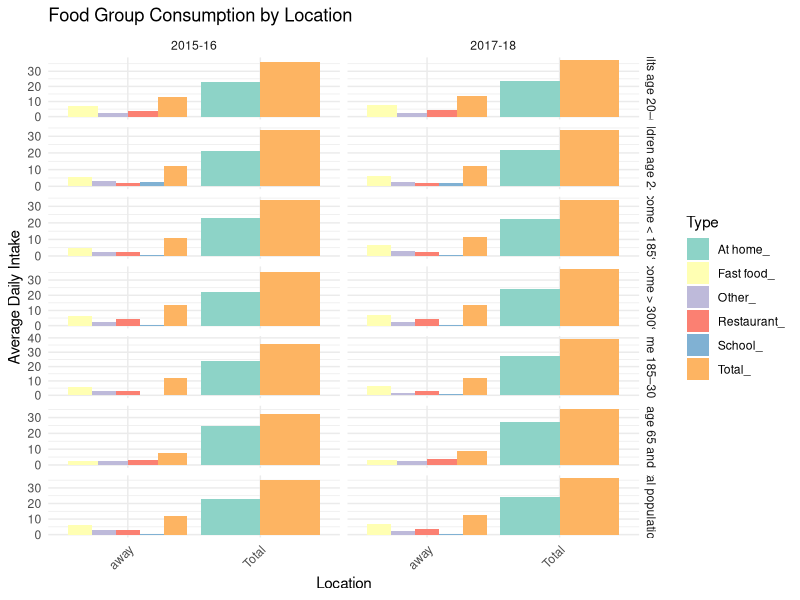
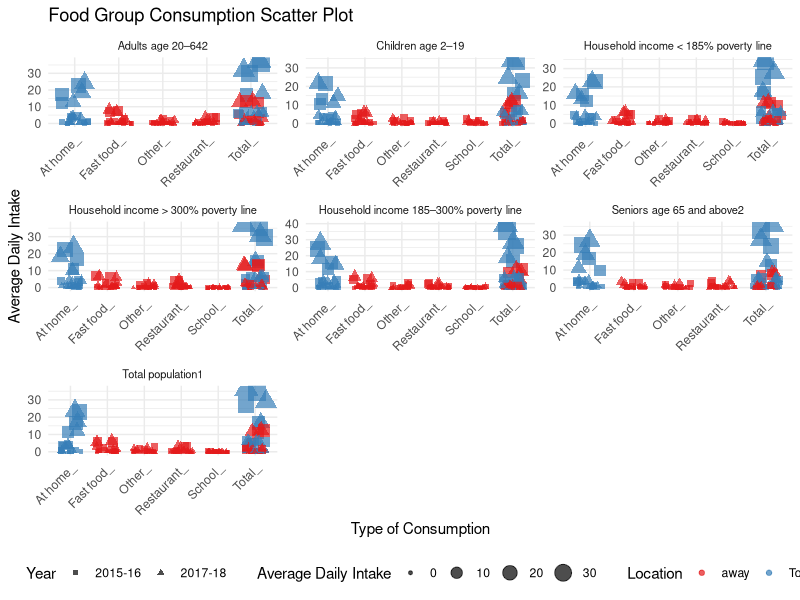
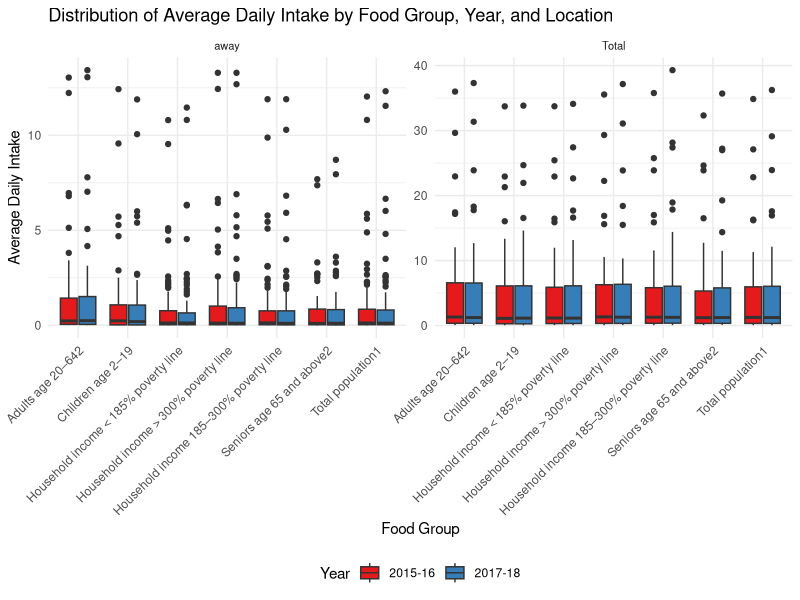
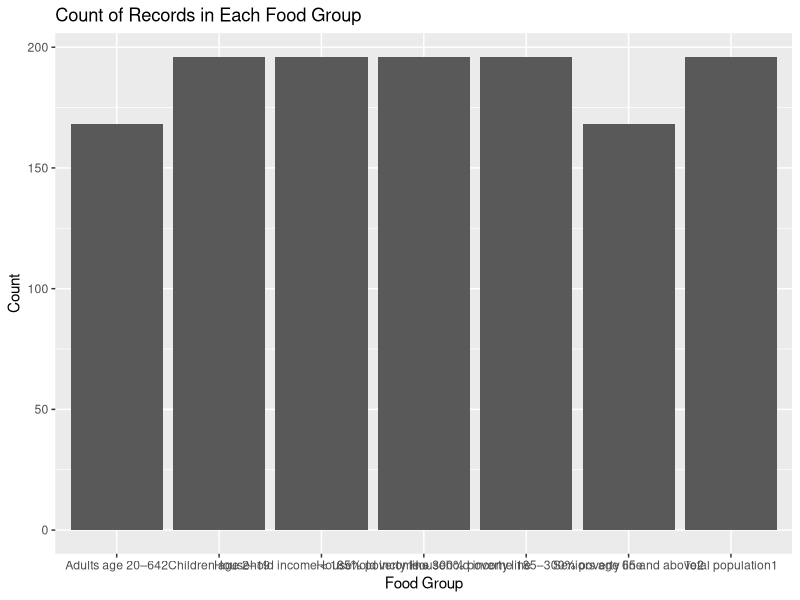
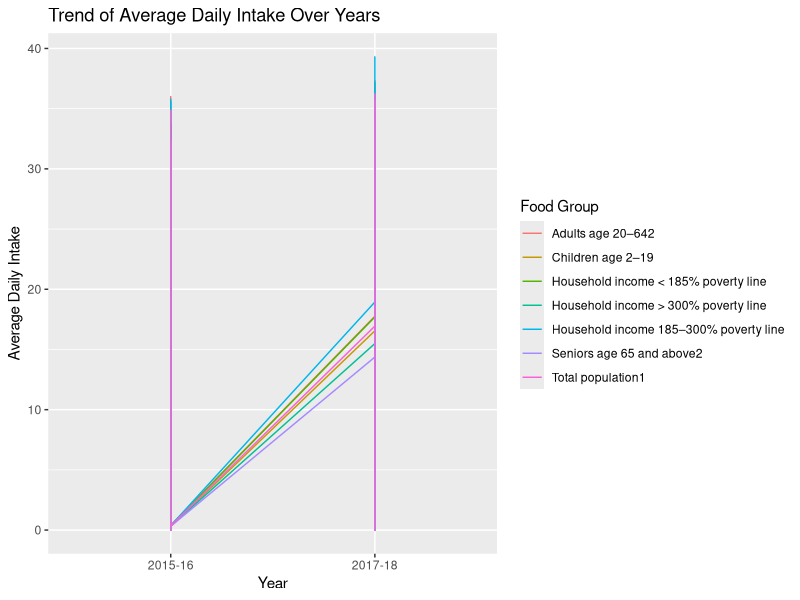
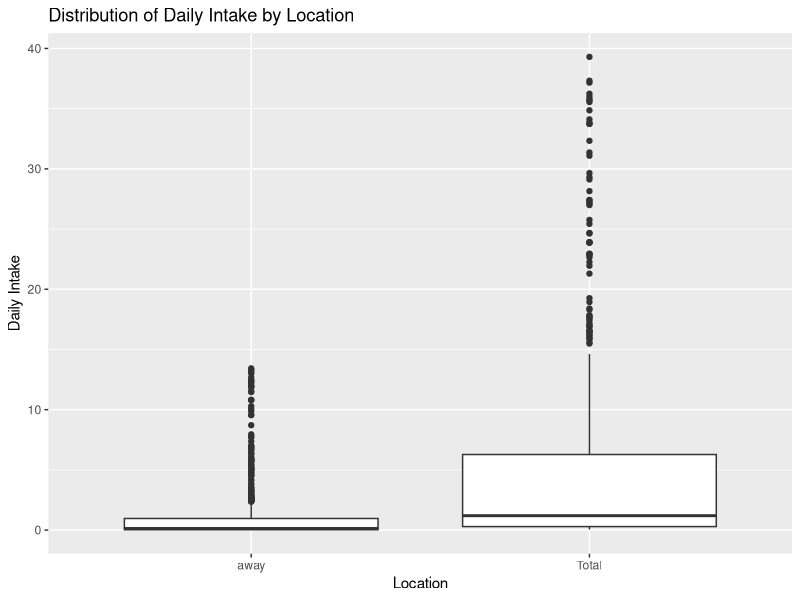
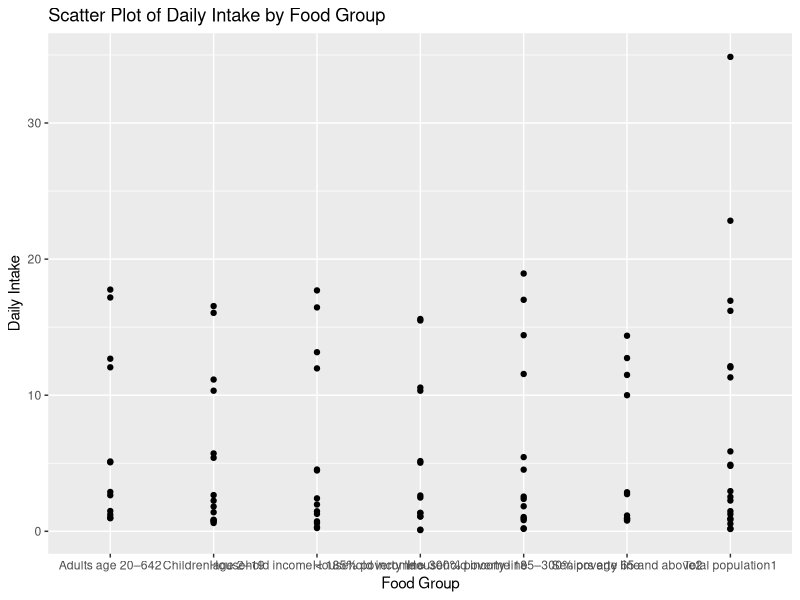
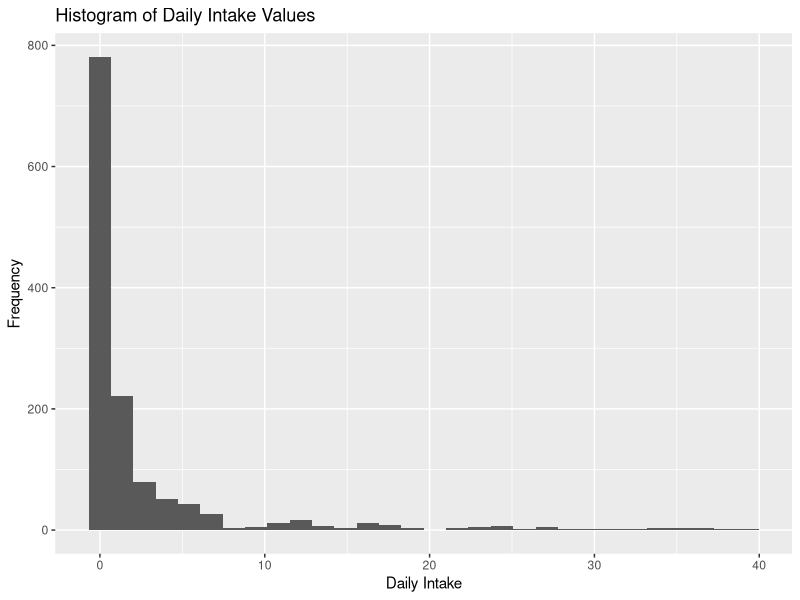

The R source for these figures, in order: (Note: this script raises an error after producing the figures.)
## ---- chunk 1
knitr::opts_chunk$set(echo = TRUE)
## ---- chunk 2
library(readxl)
library(dplyr)
library(tidyr)
library(ggplot2)
## ---- chunk 3


# Suppose your headers are at row 3
data <- read_excel("food_table1.xlsx")
colnames(data)
## ---- chunk 4
library(dplyr)
# Load the necessary library
library(dplyr)

# Assuming 'data' is already loaded and contains the columns you are referring to
# Ensure column names are properly referenced, especially if they contain spaces
data <- rename(data, 'Food Group' = 'Food Group')

# Filtering data and handling NA values
filtered_data <- data %>%
  select('Food Group', Total_15_16, Total_17_18) %>%
  filter('Food Group' %in% c("Dairy", "Fruit", "Vegetables", "Grains", "Protein Foods")) %>%
  drop_na()

# Aggregating data to calculate averages
aggregated_data <- filtered_data %>%
  group_by('Food Group') %>%
  summarise(
    Avg_Consumption_15_16 = mean(Total_15_16, na.rm = TRUE),
    Avg_Consumption_17_18 = mean(Total_17_18, na.rm = TRUE)
  )

# Calculating standard deviations
error_data <- filtered_data %>%
  group_by('Food Group') %>%
  summarise(
    SD_15_16 = sd(Total_15_16, na.rm = TRUE),
    SD_17_18 = sd(Total_17_18, na.rm = TRUE)
  )
## ---- chunk 5
# Convert columns that should be numeric but are characters because of NAs or other issues
numeric_columns <- c("Total_15_16", "At home_15_16", "Total_15_16_away", "Restaurant_15_16_away", "Fast food_15_16_away", 
                     "School_15_16_away", "Other_15_16_away", "Total_17_18", "At home_17_18", "Total_17_18_away", 
                     "Restaurant_17_18_away", "Fast food_17_18_away", "School_17_18_away", "Other_17_18_away")

data[numeric_columns] <- lapply(data[numeric_columns], function(x) as.numeric(as.character(x)))

# Replace "NA" strings with actual NA values
data[numeric_columns] <- lapply(data[numeric_columns], function(x) ifelse(x == "NA", NA, x))

# Now convert all character columns that should be numeric to numeric
data[numeric_columns] <- lapply(data[numeric_columns], as.numeric)

# Melt the data to long format
data_long <- data %>%
  pivot_longer(
    cols = -`Food Group`, 
    names_to = c("Type", "Year", "Location"),
    names_pattern = "(.*)_?(\\d{2}_\\d{2})_?(.*)",
    values_drop_na = TRUE
  ) %>%
  mutate(
    Year = ifelse(grepl("15_16", Year), "2015-16", "2017-18"),
    Location = case_when(
      Location == "" ~ "Total",
      TRUE ~ Location
    )
  )
colnames(data_long)
## ---- chunk 6
ggplot(data_long, aes(x = Location, y = value, fill = Type)) +
  geom_bar(stat = "identity", position = "dodge") +
  facet_grid(`Food Group` ~ Year, scales = "free_y") +
  theme_minimal() +
  theme(axis.text.x = element_text(angle = 45, hjust = 1)) +
  labs(
    title = "Food Group Consumption by Location",
    x = "Location",
    y = "Average Daily Intake",
    fill = "Type"
  ) +
  scale_fill_brewer(palette = "Set3")
## ---- chunk 7
library(ggplot2)
# Create a scatter plot
ggplot(data_long, aes(x = Type, y = value, color = Location, size = value, shape = Year)) +
  geom_jitter(width = 0.3, height = 0.3, alpha = 0.7) + # Jitter to prevent overplotting
  facet_wrap(~`Food Group`, scales = "free") + # Facet by 'Food Group'
  scale_color_brewer(palette = "Set1") + # Nice color palette for locations
  scale_shape_manual(values = c(15, 17)) + # Shapes for years
  theme_minimal() +
  theme(
    legend.position = "bottom",
    axis.text.x = element_text(angle = 45, hjust = 1),
    strip.text = element_text(size = 8)
  ) +
  labs(
    title = "Food Group Consumption Scatter Plot",
    x = "Type of Consumption",
    y = "Average Daily Intake",
    color = "Location",
    shape = "Year",
    size = "Average Daily Intake"
  )

## ---- chunk 8
library(ggplot2)

# Boxplot showing distribution of average daily intake for each food group by year and location
ggplot(data_long, aes(x = `Food Group`, y = value, fill = Year)) +
  geom_boxplot() +
  facet_wrap(~Location, scales = "free") +
  theme_minimal() +
  theme(axis.text.x = element_text(angle = 45, hjust = 1),
        strip.text = element_text(size = 8),
        legend.position = "bottom") +
  labs(
    title = "Distribution of Average Daily Intake by Food Group, Year, and Location",
    x = "Food Group",
    y = "Average Daily Intake",
    fill = "Year"
  ) +
  scale_fill_brewer(palette = "Set1")

## ---- chunk 9
library(ggplot2)
library(dplyr)

# Basic Bar Plot of the counts of each Food Group
ggplot(data_long, aes(x = `Food Group`)) + 
  geom_bar() + 
  labs(title = "Count of Records in Each Food Group", x = "Food Group", y = "Count")

# Basic Line Plot for trends over years (assuming Year is continuous)
ggplot(data_long, aes(x = Year, group = `Food Group`, color = `Food Group`)) + 
  geom_line(aes(y = value)) + 
  labs(title = "Trend of Average Daily Intake Over Years", x = "Year", y = "Average Daily Intake")

# Basic Boxplot of value distribution by Location
ggplot(data_long, aes(x = Location, y = value)) + 
  geom_boxplot() + 
  labs(title = "Distribution of Daily Intake by Location", x = "Location", y = "Daily Intake")

# Scatter Plot of Value by Food Group (plotting only the first 100 records for simplicity)
ggplot(data_long[1:100,], aes(x = `Food Group`, y = value)) + 
  geom_point() + 
  labs(title = "Scatter Plot of Daily Intake by Food Group", x = "Food Group", y = "Daily Intake")

# Basic Histogram of Value
ggplot(data_long, aes(x = value)) + 
  geom_histogram(bins = 30) + 
  labs(title = "Histogram of Daily Intake Values", x = "Daily Intake", y = "Frequency")

# Pie Chart of record count by Type - Not recommended for good data visualization practices
pie_data <- data_long %>%
  count(Type) %>%
  mutate(prop = n / sum(n) * 100)

ggplot(pie_data, aes(x = "", y = prop, fill = Type)) + 
  geom_bar(width = 1, stat = "identity") + 
  coord_polar("y") + 
  theme_void() + 
  labs(fill = "Type", title = "Pie Chart of Record Count by Type")

# Note: Pie charts are generally discouraged in data visualization because they are less readable than other charts.

## ---- chunk 10
library(caret)
library(randomForest)
library(glmnet)
library(e1071)  # For SVR

data_long$Year <- as.factor(data_long$Year)
data_long$Location <- as.factor(data_long$Location)

# Preparing the formula for the model
model_formula <- value ~ Type + Year + Location


# Splitting the data into training and test sets
set.seed(123)  # for reproducibility
index <- createDataPartition(data_long$value, p = 0.8, list = FALSE)
train_data <- data_long[index, ]
test_data <- data_long[-index, ]

# Train Lasso Regression
set.seed(123)
lasso_model <- train(model_formula, data = train_data, method = "glmnet",
                     tuneGrid = expand.grid(alpha = 1, lambda = seq(0.001, 0.1, length = 10)))

# Train Ridge Regression
set.seed(123)
ridge_model <- train(model_formula, data = train_data, method = "glmnet",
                     tuneGrid = expand.grid(alpha = 0, lambda = seq(0.001, 0.1, length = 10)))

# Train Elastic Net
set.seed(123)
elastic_model <- train(model_formula, data = train_data, method = "glmnet",
                       tuneGrid = expand.grid(alpha = seq(0, 1, length = 10), lambda = seq(0.001, 0.1, length = 10)))

# Train Support Vector Regression
set.seed(123)
svr_model <- train(model_formula, data = train_data, method = "svmRadial")

# Predictions
predictions <- list(
  lm = predict(lm_model, test_data),
  rf = predict(rf_model, test_data),
  lasso = predict(lasso_model, test_data),
  ridge = predict(ridge_model, test_data),
  elastic = predict(elastic_model, test_data),
  svr = predict(svr_model, test_data)
)

# Calculate additional metrics for each model
results <- lapply(predictions, function(pred) {
  data.frame(
    RMSE = RMSE(pred, test_data$value),
    MAE = MAE(pred, test_data$value),
    R2 = R2(pred, test_data$value)
  )
})

# Combine all metrics into a single data frame for comparison
metrics <- do.call(rbind, results)
row.names(metrics) <- c("Linear Model", "Random Forest", "Lasso", "Ridge", "Elastic Net", "SVR")
metrics

## ---- chunk 11

# To predict on the test set
test_predictions <- predict(elastic_model, test_data)

# You can add these predictions as a new column to your test data frame to compare
test_data$predicted_value <- test_predictions

test_data

library(ggplot2)

# Assuming test_data already has the actual 'value' and the 'predicted_value' from your model
ggplot(test_data, aes(x = value, y = predicted_value)) +
  geom_point() +  # Scatter plot of actual vs predicted
  geom_abline(intercept = 0, slope = 1, linetype = "dashed", color = "red") +  # Line y=x for reference
  labs(title = "Actual vs Predicted Values",
       x = "Actual Average Daily Intake",
       y = "Predicted Average Daily Intake") +
  theme_minimal()

# Residuals Plot
test_data$residuals <- test_data$value - test_data$predicted_value
ggplot(test_data, aes(x = predicted_value, y = residuals)) +
  geom_hline(yintercept = 0, linetype = "dashed", color = "blue") +  # Reference line at y=0
  geom_point() +  # Plot of residuals
  labs(title = "Residuals of Predictions",
       x = "Predicted Average Daily Intake",
       y = "Residuals") +
  theme_minimal()

